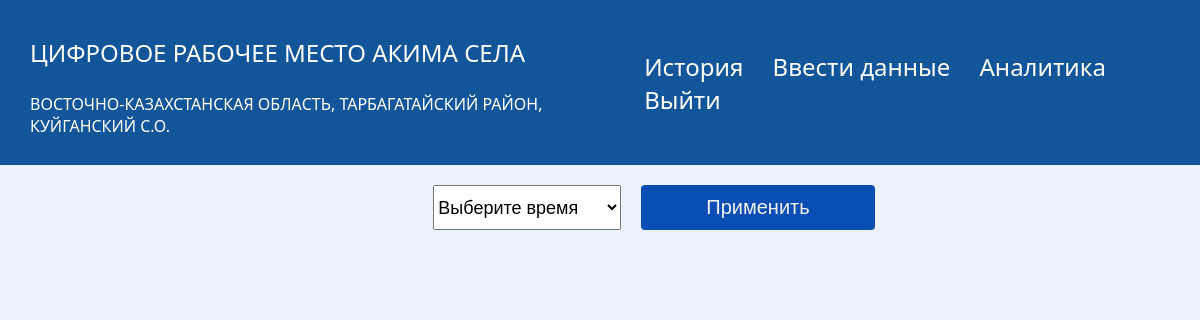
Page /account (signed in) on the committed database.
### app/models.py (models this page shows, shortened)
class User(db.Model, UserMixin):
   id = db.Column(db.Integer, primary_key = True)
   login = db.Column(db.String(250), unique=True)
   kato_2 = db.Column(db.String(1024))
   kato_2_name = db.Column(db.String(1024))
   kato_4 = db.Column(db.String(1024))
   kato_4_name = db.Column(db.String(1024))
   kato_6 = db.Column(db.String(1024), unique=True)
   kato_6_name = db.Column(db.String(1024))
   password = db.Column(db.String(250))
   is_district = db.Column(db.Boolean)

### app/routes.py (the view, shortened to what this page needs)
@app.route('/account', methods=['POST', 'GET'])
@login_required
def account():
    filterhistory = FilterHistory()
    form = FormDataForm()
    filterhistory.set_history_date_choices(current_user.id)
    if request.method == 'GET':
        return render_template('account.html', title = 'Личный кабинет', filterhistory=filterhistory,str=str,form=form,measurement_units=measurement_units, user=current_user)

### app/forms.py
class FilterHistory(FlaskForm):
    history_date = SelectField(choices=[])
    def set_history_date_choices(self, id):
        choices = [(i.modified_date, i.modified_date.strftime('%Y-%m-%d %H:%M:%S')) for i in Form_old.query.filter_by(user_id=id).all()]
        choices.insert(0, ('', 'Выберите время'))
        self.history_date.choices = choices
    submit = SubmitField('Применить')

### app/routes.py (called while the page is built)
@login_manager.user_loader
def load_user(user_id):
    return User.query.get(int(user_id))

### app/templates/account.html (shortened to what this page needs)
{% extends "base.html" %} {% block title %}Аккаунт{% endblock %}
{% block content %}
<link rel="stylesheet" href="{{ url_for('static', filename='account.css') }}" />
<body>
    <main>
        <div class="acc-content">
            {% if not formdata %}
            <form class="selector" method='POST'>
                {{ filterhistory.history_date }}
                {{ filterhistory.submit }}
            </form>
            {% endif %}
        </div>
    </main>
</body>
{% endblock %}

### app/templates/base.html (shortened to what this page needs)
<!DOCTYPE html>
<html lang="ru">
<head>
  <link rel="stylesheet" href="{{ url_for('static', filename='base.css') }}">
</head>
<div class="content">
  <nav class="head">
    <div class="logo_block">
    {% if user.is_authenticated %}
        {% if user.is_district %}
                <p class="logo_text">Цифровое Рабочее место Акима района</p>
       {% else %}
            <div>
                <p class="logo_text">Цифровое Рабочее место Акима села</p>
                <p class="logo_text_under">{{ user.kato_2_name }}, {{ user.kato_4_name }}, {{ user.kato_6_name }}</p>
            </div>
       {% endif %}
    {% endif %}
    </div>
    <div>
      {% if user.is_authenticated %}
      {% if user.is_district %}
      <a class="nav_link" id="portfolio" href="{{ url_for('region_akim') }}">Анкеты</a>
      {% else %}
      <a class="nav_link" id="portfolio" href="{{ url_for('account') }}">История</a>
      <a class="nav_link" id="portfolio" href="{{ url_for('edit_form') }}">Ввести данные</a>
      {% endif %}
      <a class="nav_link" id="portfolio" href="{{ url_for('dashboard_soc1') }}">Аналитика</a>
      <a class="nav_link" id="logout" href="{{ url_for('logout') }}">Выйти</a>
      {% else %}
      <a class="nav_link" id="login" href="{{ url_for('login') }}">Войти</a>
      {% endif %}
    </div>
  </nav>
  <div class="container">{% block content %} {% endblock %}</div>
</div>
</html>

### app/static/base.css (style rules this page uses)
body { margin: 0; background-color: rgba(215, 231, 248, 0.53); font-family: Montserrat, "Segoe UI", Tahoma, Geneva, Verdana, sans-serif; }
.content { width: 100%; }
.head { display: flex; width: 100%; justify-content: space-between; height: fit-content; align-items: center; background-color: #125599; padding-bottom: 12px; padding-top: 12px; }
.logo_block { display: flex; align-items: center; }
.logo_text { font-size: x-large; color: #fff; margin-left: 30px; text-transform: uppercase; }
.logo_text_under { font-size: medium; color: #fff; margin-left: 30px; text-transform: uppercase; }
.nav_link { font-size: x-large; color: #fff; text-decoration: none; padding-right: 25px; }

### app/static/account.css (style rules this page uses)
body { font-family: Montserrat, "Segoe UI", Tahoma, Geneva, Verdana, sans-serif; margin: 0; place-items: center; min-height: 100vh; }
.acc-content { width: 80%; margin: 20px auto; display: flex; flex-direction: column; gap: 25px; }
.selector { display: flex; margin: 0 auto; }
form input { padding:10px; background-color: rgb(11, 78, 179); color: #f3f3f3; font-size: 20px; border-radius: 0.25rem; cursor: pointer; transition: 0.3s; border: 1px solid transparent; margin-left: 20px; min-width: 70%; }
form select { font-size: 18px; cursor: pointer; }

### rows in the picture
User: kato_2_name "ВОСТОЧНО-КАЗАХСТАНСКАЯ ОБЛАСТЬ", kato_4_name "ТАРБАГАТАЙСКИЙ РАЙОН", kato_6_name "КУЙГАНСКИЙ С.О."
